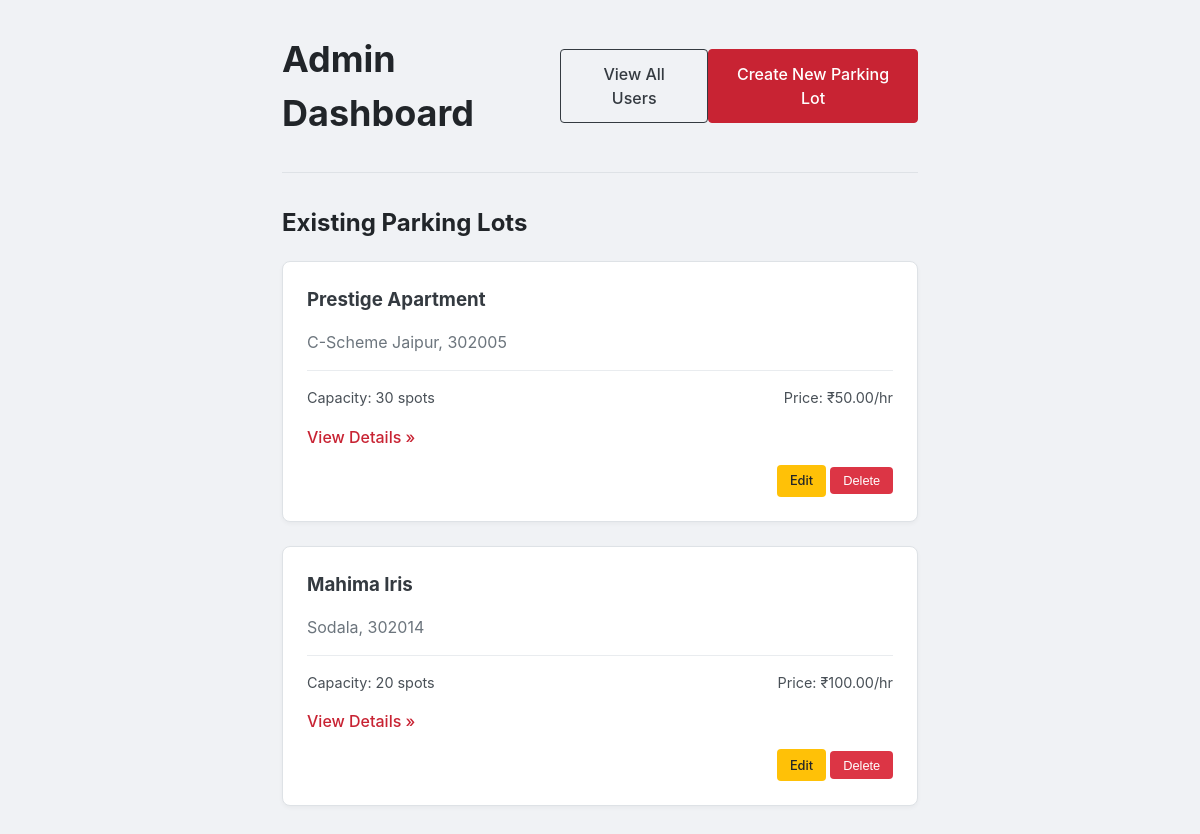
The app's page /admin/dashboard (signed in), older data.
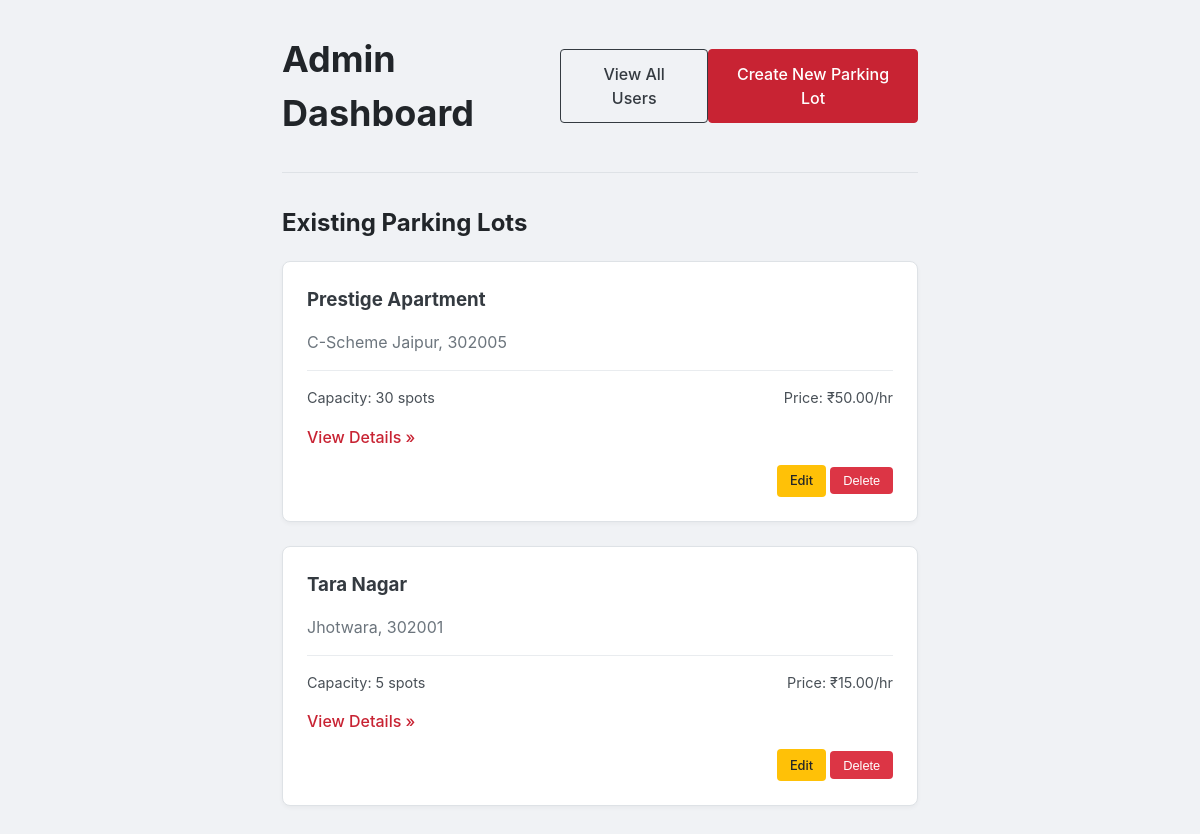
The same page, newer data.
### models/database.py (models this page shows)
class ParkingLot(db.Model):
    __tablename__ = 'parking_lot'
    id = db.Column(db.Integer, primary_key=True)
    name = db.Column(db.String(50), nullable=False)
    address = db.Column(db.String(100), nullable=False)
    pincode = db.Column(db.String(10), nullable=False)
    capacity = db.Column(db.Integer, nullable=False)
    price_per_hour = db.Column(db.Float, nullable=False)
    spots = db.relationship('ParkingSpot', backref='lot', lazy=True, cascade="all, delete-orphan")

### routes/admin_routes.py (the view)
@admin_bp.route('/admin/dashboard')
def admin_dashboard():
    if not session.get('is_admin'):
        flash('You must be an admin to view this page.', 'danger')
        return redirect(url_for('auth.login'))
    lots = ParkingLot.query.all()
    return render_template('admin_dashboard.html', lots=lots)

### templates/admin_dashboard.html (shortened to what this page needs)
{% extends "layout.html" %}
{% block content %}
<div class="dashboard-container">
    <div class="dashboard-header">
        <h1>Admin Dashboard</h1>
        <a href="{{ url_for('admin.view_users') }}" class="btn btn-outline">View All Users</a>
        <a href="{{ url_for('admin.add_lot_page') }}" class="btn btn-red">Create New Parking Lot</a>
    </div>
    <hr>
    <h2>Existing Parking Lots</h2>
    {% if lots %}
        <div class="lot-list">
            {% for lot in lots %}
                <div class="lot-card">
                    <h3>{{ lot.name }}</h3>
                    <p class="lot-meta">{{ lot.address }}, {{ lot.pincode }}</p>
                    <div class="lot-details">
                        <span>Capacity: {{ lot.capacity }} spots</span>
                        <span>Price: ₹{{ "%.2f"|format(lot.price_per_hour) }}/hr</span>
                    </div>
                    <a href="{{ url_for('admin.lot_details', lot_id=lot.id) }}" class="details-link">View Details &raquo;</a>
                     <div class="lot-actions">
                     <a href="{{ url_for('admin.edit_lot', lot_id=lot.id) }}" class="btn-action btn-edit">Edit</a>
                     <form method="POST" action="{{ url_for('admin.delete_lot', lot_id=lot.id) }}" style="display: inline;" onsubmit="return confirm('Are you sure you want to delete this lot?');">
                     <button type="submit" class="btn-action btn-delete">Delete</button>
        </form>
    </div>
                </div>
            {% endfor %}
        </div>
    {% else %}
        <div class="card-placeholder">
            <p>No parking lots have been created yet. Get started by creating one!</p>
        </div>
    {% endif %}
</div>
{% endblock %}

### templates/layout.html (shortened to what this page needs)
<!DOCTYPE html>
<html lang="en">
<head>
    <link rel="stylesheet" href="{{ url_for('static', filename='style.css') }}">
</head>
<body>
    <div class="main-container">
        {% block content %}{% endblock %}
    </div>
</body>
</html>

### Static/style.css (style rules this page uses)
html { box-sizing: border-box; }
*, *:before, *:after { box-sizing: inherit; }
body { margin: 0; font-family: -apple-system, BlinkMacSystemFont, "Segoe UI", Roboto, "Helvetica Neue", Arial, sans-serif; background-color: #f0f2f5; color: #212529; line-height: 1.5; }
.main-container { max-width: 700px; margin: 0 auto; padding: 2rem; }
.btn { display: inline-block; font-weight: 500; text-align: center; cursor: pointer; border: 1px solid transparent; padding: 0.75rem 1.5rem; font-size: 1rem; border-radius: 0.25rem; text-decoration: none; transition: all 0.2s ease-in-out; }
.btn-red { color: #fff; background-color: #c82333; border-color: #c82333; }
.btn-outline { color: #343a40; border-color: #343a40; background-color: transparent; }
.dashboard-container { max-width: 900px; }
.dashboard-header { display: flex; justify-content: space-between; align-items: center; margin-bottom: 1rem; }
.dashboard-header h1 { margin: 0; font-size: 2.25rem; }
hr { margin: 2rem 0; border: 0; border-top: 1px solid #dee2e6; }
.lot-list { display: grid; gap: 1.5rem; }
.lot-card { background-color: #fff; padding: 1.5rem; border-radius: 0.5rem; border: 1px solid #dee2e6; box-shadow: 0 2px 4px rgba(0,0,0,0.04); }
.lot-card h3 { margin-top: 0; margin-bottom: 0.5rem; color: #343a40; }
.lot-card .lot-meta { color: #6c757d; margin-bottom: 1rem; }
.lot-card .lot-details { display: flex; justify-content: space-between; font-size: 0.9rem; color: #495057; border-top: 1px solid #e9ecef; padding-top: 1rem; margin-top: 1rem; }
.lot-card .details-link { display: inline-block; margin-top: 1rem; font-weight: 500; color: #c82333; text-decoration: none; }
.lot-actions { margin-top: 1rem; text-align: right; }
.btn-action { display: inline-block; padding: 0.4rem 0.8rem; font-size: 0.8rem; font-weight: 500; border-radius: 0.25rem; text-decoration: none; border: none; cursor: pointer; }
.btn-edit { background-color: #ffc107; color: #212529; }
.btn-delete { background-color: #dc3545; color: #fff; }

Row changes from the older to the newer data that the page shows:
removed ParkingLot: name "Mahima Iris", address "Sodala", pincode "302014", capacity "20", price_per_hour "100.00"
added ParkingLot: name "Tara Nagar", address "Jhotwara", pincode "302001", capacity "5", price_per_hour "15.00"
